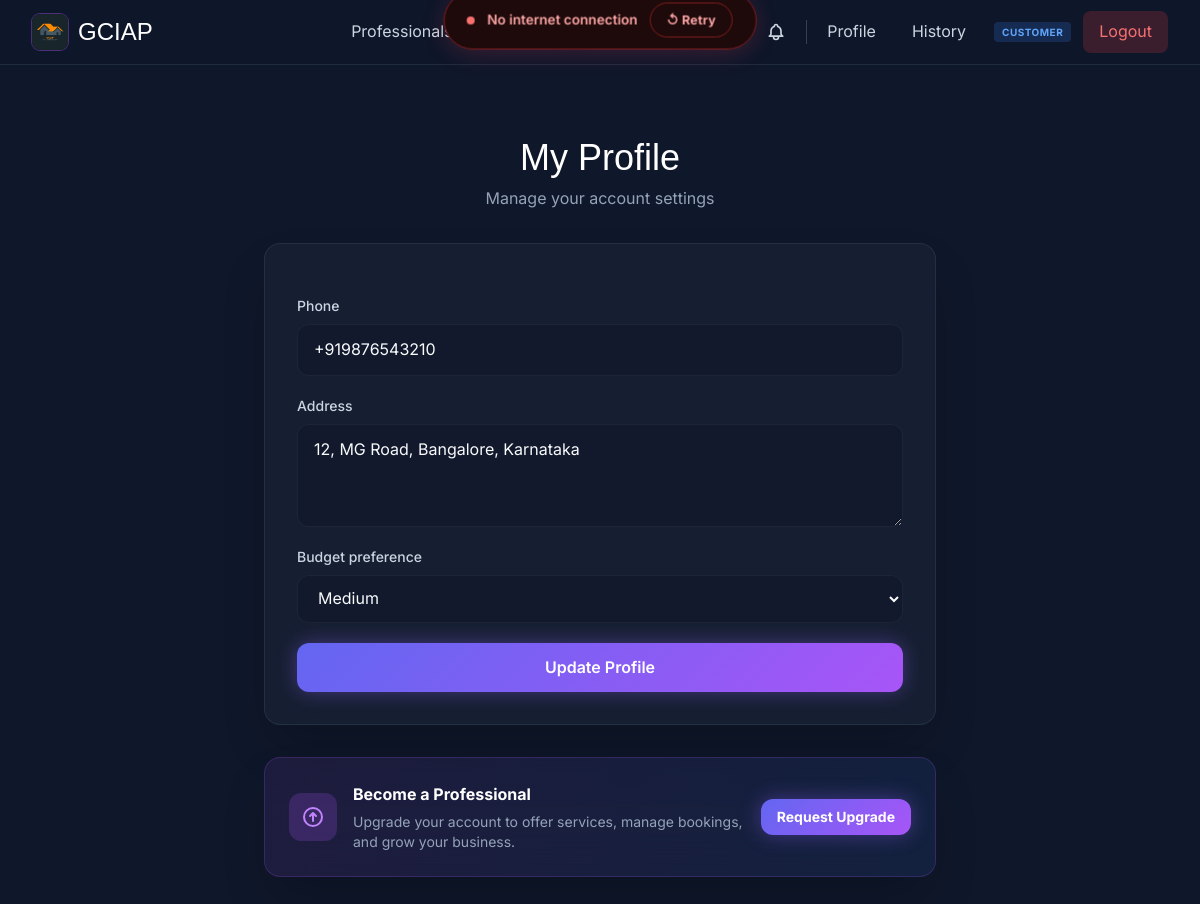
The page /users/profile/ (signed in) on the database its author committed.
### users/models.py (models this page shows, shortened)
class UserProfile(models.Model):
    BUDGET_CHOICES = [
        ('low', 'Low'),
        ('medium', 'Medium'),
        ('high', 'High'),
    ]
    user = models.OneToOneField(User, on_delete=models.CASCADE)
    phone = PhoneNumberField(region='IN', help_text='Phone number with country code')
    address = models.TextField(blank=True, null=True)
    budget_preference = models.CharField(max_length=10, choices=BUDGET_CHOICES, default='medium')
    created_at = models.DateTimeField(auto_now_add=True)
    updated_at = models.DateTimeField(auto_now=True)

### users/views.py (the view)
# urls.py: path('profile/', views.profile, name='profile'),
@login_required
def profile(request):
    profile_obj, created = UserProfile.objects.get_or_create(
        user=request.user,
        defaults={
            'phone': '',
            'address': '',
            'budget_preference': 'medium'
        }
    )
    if request.method == 'POST':
        form = UserProfileForm(request.POST, instance=profile_obj)
        if form.is_valid():
            form.save()
            messages.success(request, 'Profile updated successfully!')
            return redirect('users:profile')
    else:
        form = UserProfileForm(instance=profile_obj)
    upgrade_request = ProfessionalUpgradeRequest.objects.filter(user=request.user).order_by('-created_at').first()
    return render(request, 'users/profile.html', {
        'form': form,
        'profile': profile_obj,
        'upgrade_request': upgrade_request,
    })

### users/forms.py
class UserProfileForm(forms.ModelForm):
    class Meta:
        model = UserProfile
        fields = ['phone', 'address', 'budget_preference']
        widgets = {
            'address': forms.Textarea(attrs={'rows': 3}),
        }

### users/context_processors.py (called while the page is built)
def role_context(request):
    context = {
        'user_role': None,
        'is_admin': False,
        'is_professional': False,
        'is_customer': False,
        'ROLE_ADMIN': ROLE_ADMIN,
        'ROLE_PROFESSIONAL': ROLE_PROFESSIONAL,
        'ROLE_CUSTOMER': ROLE_CUSTOMER,
    }
    if request.user.is_authenticated:
        user_role = get_user_role(request.user)
        context.update({
            'user_role': user_role,
            'is_admin': user_role == ROLE_ADMIN,
            'is_professional': user_role == ROLE_PROFESSIONAL,
            'is_customer': user_role == ROLE_CUSTOMER,
        })
    return context

### users/roles.py (called while the page is built)
def get_user_role(user):
    if not user or not user.is_authenticated:
        return None
    if user.is_superuser or user.is_staff:
        return ROLE_ADMIN
    if hasattr(user, 'professional'):
        return ROLE_PROFESSIONAL
    return ROLE_CUSTOMER

### templates/users/profile.html (shortened to what this page needs)
{% extends 'base/base.html' %}
{% block content %}
<div class="py-12 px-4 sm:px-6 lg:px-8">
    <div class="max-w-2xl mx-auto">
        <div class="animate-item text-center mb-8">
            <h2 class="font-boa text-4xl text-gradient">My Profile</h2>
            <p class="mt-2 text-slate-400">Manage your account settings</p>
        </div>
        <div class="animate-item bg-slate-800/50 backdrop-blur-xl rounded-2xl border border-slate-700/50 p-8 shadow-2xl">
            <form method="post" class="space-y-5">
                {% for field in form %}
                <div>
                    <label for="{{ field.id_for_label }}" class="block text-sm font-medium text-slate-300 mb-2">{{ field.label }}</label>
                    {% if field.field.widget.input_type == 'select' %}
                        <select name="{{ field.name }}" id="{{ field.id_for_label }}"
                            class="w-full px-4 py-3 rounded-xl bg-slate-900/50 border border-slate-600 text-white focus:outline-none focus:ring-2 focus:ring-purple-500 focus:border-transparent transition-all duration-300">
                            {% for choice in field.field.choices %}
                                <option value="{{ choice.0 }}" {% if choice.0 == field.value %}selected{% endif %}>{{ choice.1 }}</option>
                            {% endfor %}
                        </select>
                    {% elif field.field.widget.input_type == 'textarea' or field.name == 'address' %}
                        <textarea name="{{ field.name }}" id="{{ field.id_for_label }}" rows="3"
                            class="w-full px-4 py-3 rounded-xl bg-slate-900/50 border border-slate-600 text-white placeholder-slate-500 focus:outline-none focus:ring-2 focus:ring-purple-500 focus:border-transparent transition-all duration-300">{{ field.value|default:'' }}</textarea>
                    {% else %}
                        <input type="{{ field.field.widget.input_type|default:'text' }}"
                            name="{{ field.name }}"
                            id="{{ field.id_for_label }}"
                            value="{{ field.value|default:'' }}"
                            class="w-full px-4 py-3 rounded-xl bg-slate-900/50 border border-slate-600 text-white placeholder-slate-500 focus:outline-none focus:ring-2 focus:ring-purple-500 focus:border-transparent transition-all duration-300">
                    {% endif %}
                </div>
                {% endfor %}
                <button type="submit" class="w-full py-3 px-4 rounded-xl gradient-primary text-white font-semibold hover:opacity-90 transition-all duration-300 btn-glow">
                    Update Profile
                </button>
            </form>
        </div>
        {% if not user.is_staff and not user.is_superuser %}
        <div class="animate-item mt-8">
            {% if upgrade_request and upgrade_request.status == 'pending' %}
                <div class="bg-amber-500/10 backdrop-blur-xl rounded-2xl border border-amber-500/20 p-6 shadow-2xl">
                    <div class="flex items-center gap-4">
                        <div class="w-12 h-12 rounded-xl bg-amber-500/20 flex items-center justify-center flex-shrink-0">
                            <svg class="w-6 h-6 text-amber-400 animate-pulse" fill="none" stroke="currentColor" viewBox="0 0 24 24">
                                <path stroke-linecap="round" stroke-linejoin="round" stroke-width="2" d="M12 8v4l3 3m6-3a9 9 0 11-18 0 9 9 0 0118 0z"/>
                            </svg>
                        </div>
                        <div class="flex-1">
                            <h3 class="text-white font-bold">Upgrade Request Pending</h3>
                            <p class="text-amber-400/70 text-sm mt-1">Your request to become a {{ upgrade_request.get_professional_type_display }} is under review.</p>
                        </div>
                        <a href="{% url 'users:upgrade_status' %}" class="px-4 py-2 rounded-xl bg-amber-500/20 text-amber-400 font-bold text-sm hover:bg-amber-500/30 transition-all">
                            View Status
                        </a>
                    </div>
                </div>
            {% else %}
                <div class="bg-gradient-to-r from-purple-500/10 to-blue-500/10 backdrop-blur-xl rounded-2xl border border-purple-500/20 p-6 shadow-2xl">
                    <div class="flex items-center gap-4">
                        <div class="w-12 h-12 rounded-xl bg-purple-500/20 flex items-center justify-center flex-shrink-0">
                            <svg class="w-6 h-6 text-purple-400" fill="none" stroke="currentColor" viewBox="0 0 24 24">
                                <path stroke-linecap="round" stroke-linejoin="round" stroke-width="2" d="M9 11l3-3m0 0l3 3m-3-3v8m0-13a9 9 0 110 18 9 9 0 010-18z"/>
                            </svg>
                        </div>
                        <div class="flex-1">
                            <h3 class="text-white font-bold">Become a Professional</h3>
                            <p class="text-slate-400 text-sm mt-1">Upgrade your account to offer services, manage bookings, and grow your business.</p>
                        </div>
                        <a href="{% url 'users:request_upgrade' %}" class="px-4 py-2 rounded-xl gradient-primary text-white font-bold text-sm hover:opacity-90 transition-all btn-glow">
                            Request Upgrade
                        </a>
                    </div>
                </div>
            {% endif %}
        </div>
        {% endif %}
    </div>
</div>
{% endblock %}

### static/css/base.css (style rules this page uses)
:root { --primary-gradient: linear-gradient(135deg, #6366f1 0%, #a855f7 100%); --surface-dark: #020617; --surface-light: #1e293b; --glass-bg: rgba(30, 41, 59, 0.4); --glass-border: rgba(255, 255, 255, 0.05); --text-primary: #f8fafc; --text-secondary: #94a3b8; --accent-color: #8b5cf6; }
* { margin: 0; padding: 0; box-sizing: border-box; }
body { font-family: 'Inter', sans-serif; line-height: 1.6; color: var(--text-primary); background-color: var(--surface-dark); }
.gradient-primary { background: var(--primary-gradient); }
.font-boa { font-family: 'BoaConstruktorBold', sans-serif; }
input, textarea, select { background-color: rgba(15, 23, 42, 0.6) !important; border: 1px solid var(--glass-border) !important; color: var(--text-primary) !important; padding: 0.75rem 1rem; border-radius: 0.75rem; width: 100%; transition: all 0.3s ease; }

### rows shown on the page
UserProfile: phone "+919876543210", address "12, MG Road, Bangalore, Karnataka", budget_preference "Medium"

### other values the page prints
{{ user_role }} "CUSTOMER"
{{ field.label }} "Phone" "Address" "Budget preference"
